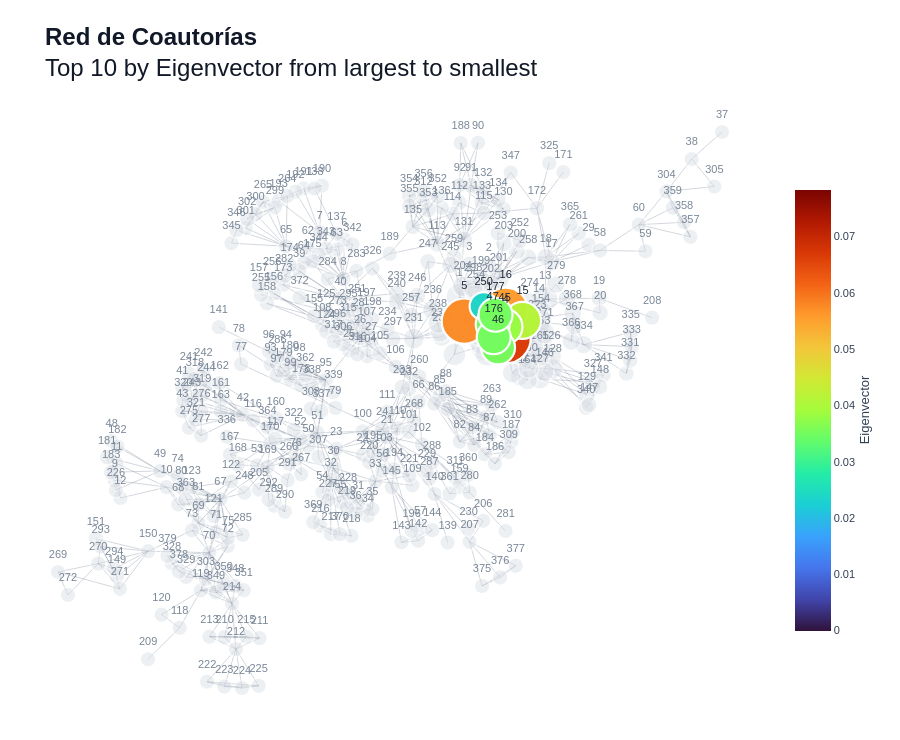

Here is the notebook cell this chart was saved with:
### Code cell
_ = plot_network(G1, metrics, metric="Eigenvector", topk=10, largest_first=True)

### Figure 1 — Plotly figure (JSON) as saved in the notebook; plotly's stock layout.template omitted (floating-point values rounded to 4 significant figures; data arrays with more than 128 entries replaced by an {"elided": "..."} marker saying what was removed)
{"data": [{"hoverinfo": "none", "line": {"color": "rgba(95,110,130,0.35)", "width": 0.8}, "mode": "lines", "showlegend": false, "type": "scatter", "x": {"elided": "2742 float values"}, "y": {"elided": "2742 float values"}}, {"hoverinfo": "text", "hovertext": {"elided": "369 str values"}, "marker": {"color": "#D9DEE5", "line": {"color": "white", "width": 1.8}, "opacity": 0.45, "size": {"elided": "369 float values"}}, "mode": "markers+text", "showlegend": false, "text": {"elided": "369 str values"}, "textfont": {"color": "#7A8797", "family": "Helvetica", "size": 11}, "textposition": "top center", "type": "scatter", "x": {"elided": "369 float values"}, "y": {"elided": "369 float values"}}, {"hoverinfo": "text", "hovertext": ["<b>4</b><br>Degree: 0.0186<br>Eigenvector: 0.0668<br>Katz: 0.0289<br>PageRank: 0.0145<br>Hubs: 0.0668<br>Authorities: 0.0668<br>Closeness: 0.0033<br>Betweenness: 0.0300", "<b>5</b><br>Degree: 0.0148<br>Eigenvector: 0.0575<br>Katz: 0.0254<br>PageRank: 0.0108<br>Hubs: 0.0575<br>Authorities: 0.0575<br>Closeness: 0.0036<br>Betweenness: 0.0494", "<b>16</b><br>Degree: 0.0115<br>Eigenvector: 0.0559<br>Katz: 0.0237<br>PageRank: 0.0083<br>Hubs: 0.0559<br>Authorities: 0.0559<br>Closeness: 0.0031<br>Betweenness: 0.0031", "<b>250</b><br>Degree: 0.0033<br>Eigenvector: 0.0237<br>Katz: 0.0105<br>PageRank: 0.0026<br>Hubs: 0.0237<br>Authorities: 0.0237<br>Closeness: 0.0030<br>Betweenness: 0.0000", "<b>15</b><br>Degree: 0.0088<br>Eigenvector: 0.0413<br>Katz: 0.0179<br>PageRank: 0.0068<br>Hubs: 0.0413<br>Authorities: 0.0413<br>Closeness: 0.0030<br>Betweenness: 0.0109", "<b>45</b><br>Degree: 0.0055<br>Eigenvector: 0.0382<br>Katz: 0.0161<br>PageRank: 0.0039<br>Hubs: 0.0382<br>Authorities: 0.0382<br>Closeness: 0.0030<br>Betweenness: 0.0003", "<b>46</b><br>Degree: 0.0044<br>Eigenvector: 0.0352<br>Katz: 0.0149<br>PageRank: 0.0031<br>Hubs: 0.0352<br>Authorities: 0.0352<br>Closeness: 0.0030<br>Betweenness: 0.0000", "<b>47</b><br>Degree: 0.0044<br>Eigenvector: 0.0352<br>Katz: 0.0149<br>PageRank: 0.0031<br>Hubs: 0.0352<br>Authorities: 0.0352<br>Closeness: 0.0030<br>Betweenness: 0.0000", "<b>176</b><br>Degree: 0.0044<br>Eigenvector: 0.0352<br>Katz: 0.0149<br>PageRank: 0.0031<br>Hubs: 0.0352<br>Authorities: 0.0352<br>Closeness: 0.0030<br>Betweenness: 0.0000", "<b>177</b><br>Degree: 0.0044<br>Eigenvector: 0.0352<br>Katz: 0.0149<br>PageRank: 0.0031<br>Hubs: 0.0352<br>Authorities: 0.0352<br>Closeness: 0.0030<br>Betweenness: 0.0000"], "marker": {"cmax": 0.07836, "cmin": 0, "color": [0.06683, 0.05746, 0.05588, 0.02372, 0.04125, 0.03822, 0.0352, 0.0352, 0.0352, 0.0352], "colorbar": {"bgcolor": "rgba(0,0,0,0)", "borderwidth": 0, "len": 0.72, "outlinewidth": 0, "thickness": 36, "tickfont": {"family": "Helvetica", "size": 11}, "title": {"font": {"family": "Helvetica", "size": 13}, "side": "right", "text": "Eigenvector"}, "x": 1.02, "y": 0.5}, "colorscale": [[0, "#30123b"], [0.07143, "#4145ab"], [0.1429, "#4675ed"], [0.2143, "#39a2fc"], [0.2857, "#1bcfd4"], [0.3571, "#24eca6"], [0.4286, "#61fc6c"], [0.5, "#a4fc3b"], [0.5714, "#d1e834"], [0.6429, "#f3c63a"], [0.7143, "#fe9b2d"], [0.7857, "#f36315"], [0.8571, "#d93806"], [0.9286, "#b11901"], [1, "#7a0402"]], "line": {"color": "white", "width": 2.2}, "opacity": 0.98, "size": [50.0, 45.23, 44.43, 28.07, 36.99, 35.45, 33.91, 33.91, 33.91, 33.91]}, "mode": "markers+text", "showlegend": false, "text": ["4", "5", "16", "250", "15", "45", "46", "47", "176", "177"], "textfont": {"color": "#1F2937", "family": "Helvetica", "size": 11}, "textposition": "top center", "type": "scatter", "x": [0.383, 0.2646, 0.3827, 0.3199, 0.4309, 0.3799, 0.3609, 0.3457, 0.3486, 0.3537], "y": [0.1459, 0.2003, 0.236, 0.2477, 0.2025, 0.1828, 0.1169, 0.1896, 0.1491, 0.2204]}], "layout": {"dragmode": "pan", "font": {"color": "#334155", "family": "Helvetica", "size": 12}, "height": 740, "margin": {"b": 10, "l": 10, "r": 130, "t": 90}, "paper_bgcolor": "white", "plot_bgcolor": "white", "title": {"font": {"color": "#111827", "family": "Helvetica", "size": 24}, "text": "<b>Red de Coautorías</b><br>Top 10 by Eigenvector from largest to smallest"}, "xaxis": {"visible": false}, "yaxis": {"visible": false}}}
